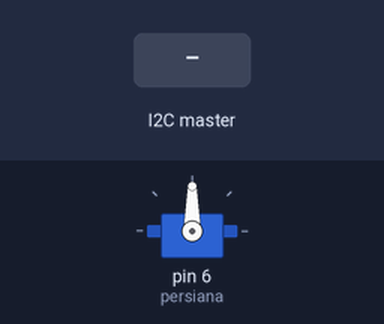
Recording of a sketch running on a simulated Arduino Uno, built with avr-gcc and run on an emulated ATmega328P. Parts: servo. Inputs (shaded band) come from the test bench.

Above: at 1.2 s.
1.3 s: the I2C master sends the byte 1
At 2.5 s:
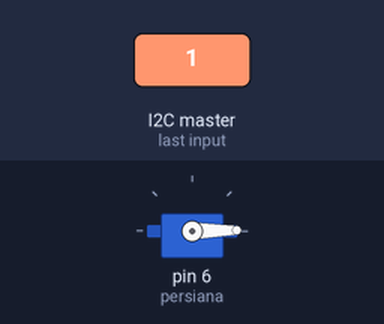
2.8 s: the I2C master sends the byte 200
At 3.6 s:
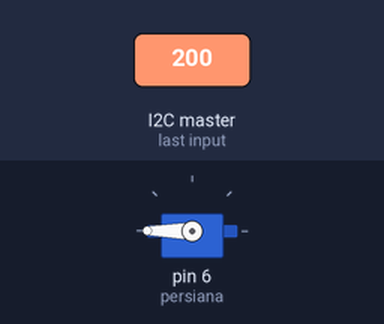
4.3 s: the I2C master sends the byte 90
At 4.8 s:
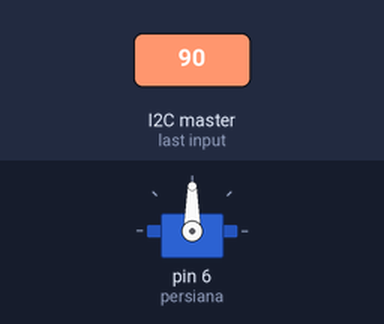
Timing chart, 0 to 7.3 s (numbered marks = the images above; inputs shaded):
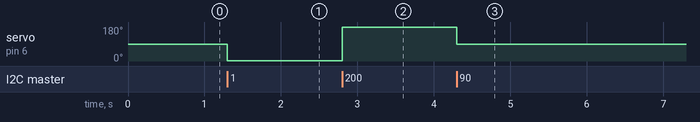

The sketch:

lip_01_072.ino
```cpp
#include <Wire.h>
#include <Servo.h>
Servo persiana;

void setup()
{
persiana.attach(6);
  Wire.begin(10);
  Wire.onReceive(recebe);
}

void loop()
{
  delay(1000);
	}
void recebe (int numBytes)
{
	if (Wire.available())
	{
  		int angulo = Wire.read();
  		persiana.write(angulo);
	}
}
```

Measured:
- after the input at 1.3 s, servo on pin 6 (persiana): 90° → 1° at once
- after the input at 2.8 s, servo on pin 6 (persiana): 1° → 180° at once
- after the input at 4.3 s, servo on pin 6 (persiana): 180° → 90° at once
